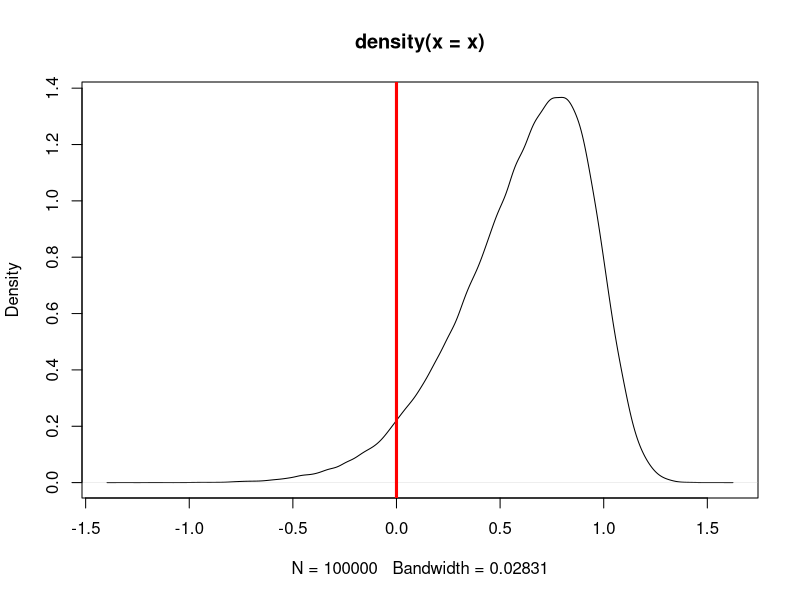

Reproduce this figure in R.
rtnorm = function(n) qnorm(runif(n, .5, 1))

rsn = function(n, loc, scale, skew) {
  z = if (skew == 0) 0 else rtnorm(n)
  loc + scale * skew * z + scale * sqrt(1 - skew^2) * rnorm(n)
}

x = rsn(1e5, 1, .5, -.97) 
plot(density(x))
abline(v=0, col='red', lwd=3)
cat('Pr(x < 0):', mean(x < 0), '\n')
